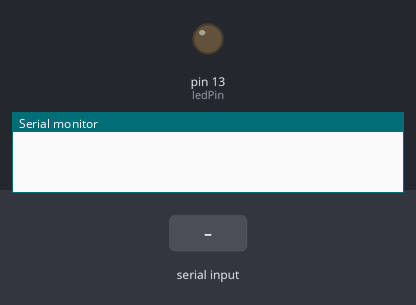
This sketch was run on a simulated Arduino Uno, built with avr-gcc and run on an emulated ATmega328P. Shown: output pins drawn as LEDs (lit = HIGH), the last lines printed to the serial monitor. Inputs (shaded band) come from the test bench.

Above: at 1.2 s.
1.3 s: "1" received over Serial
At 2.5 s:
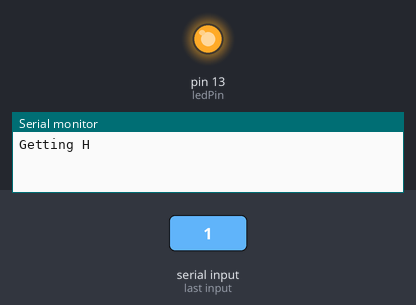
2.8 s: "2" received over Serial
At 3.8 s:
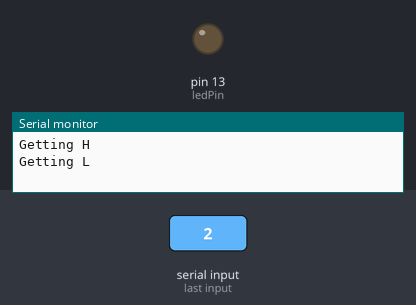
Timing chart, 0 to 5.8 s (numbered marks = the images above; inputs shaded):
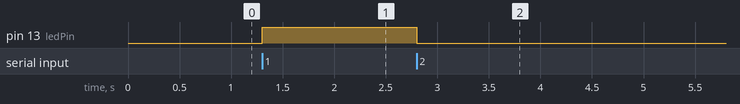

Measured:
- after the input at 1.3 s, pin 13 (ledPin): LOW → HIGH at once
- after the input at 2.8 s, pin 13 (ledPin): HIGH → LOW at once

The sketch:

button.ino
```cpp
// Arduino IDE:
// File -> Examples -> 04.Communication -> PhysicalPixel

const int ledPin = 13; // pin the LED is attached to
int incomingByte;      // variable stores  serial data

void setup() {
  // initialize serial communication:
  Serial.begin(9600);
  // initialize the LED pin as an output:
  pinMode(ledPin, OUTPUT);
}

void loop() {
  // see if there's incoming serial data:
  if (Serial.available() > 0) {
    // read the oldest byte in the serial buffer:
    incomingByte = Serial.read();
    // if it's a capital H (ASCII 72), turn on the LED:
    if (incomingByte == '1') {
      digitalWrite(ledPin, HIGH);
      Serial.println("Getting H"); //print out to serial monitor to check state
    }
    // if it's an L (ASCII 76) turn off the LED:
    if (incomingByte == '2') {
      digitalWrite(ledPin, LOW);
      Serial.println("Getting L"); //print out to serial monitor to check state
    }
  }
}
```
